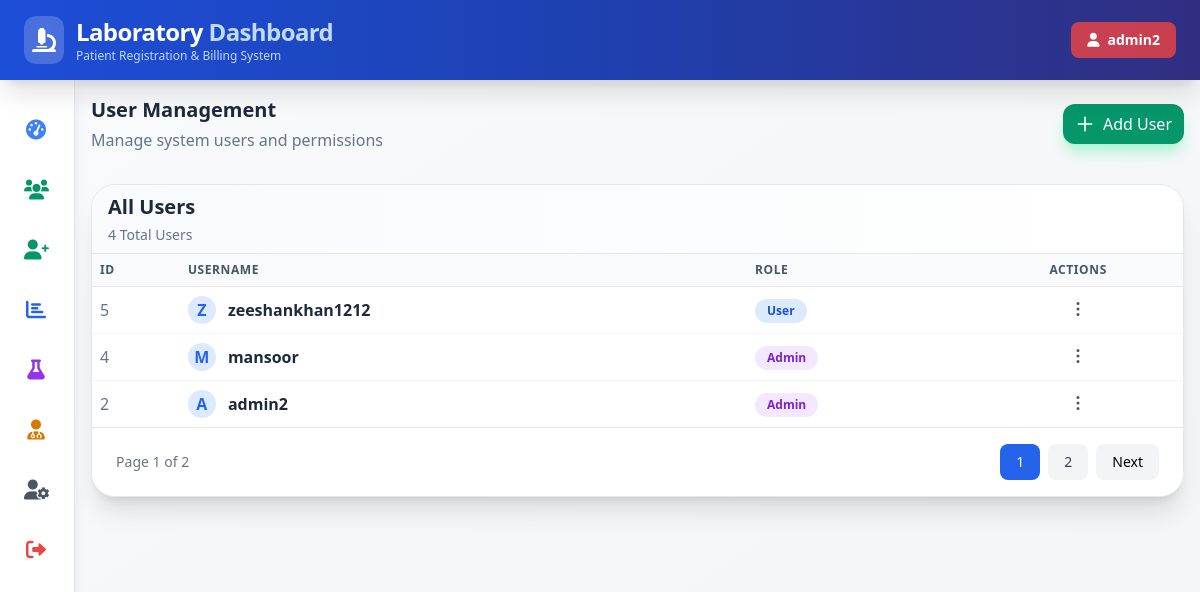
Screenshot of /pages/all_users.php (signed in) with the database file from the repository.
### tables this page shows
CREATE TABLE `users` (
  `id` int(11) NOT NULL,
  `username` varchar(50) NOT NULL,
  `password` varchar(50) NOT NULL,
  `role` int(11) NOT NULL DEFAULT 0
);

### pages/all_users.php (the view, shortened to what this page needs)
<?php
include '../config.php';
include 'header.php';
include 'sidebar.php';
$limit = 3;
$page = isset($_GET['page']) ? (int)$_GET['page'] : 1;
$offset = ($page - 1) * $limit;
$total_result = mysqli_query($conn, "SELECT COUNT(*) AS total FROM users");
$total_row = mysqli_fetch_assoc($total_result);
$total_users = $total_row['total'];
$total_pages = ceil($total_users / $limit);
$users_result = mysqli_query($conn, "
    SELECT *
    FROM users
    ORDER BY id DESC
    LIMIT $limit OFFSET $offset
");
?>
<body class="bg-slate-100 min-h-screen p-6">
    <div class="w-full">
        <div class="mb-2 flex flex-col md:flex-row md:items-center md:justify-between gap-4 p-4">
            <div>
                <h1 class="text-xl font-bold text-slate-800">User Management</h1>
                <p class="text-slate-500 mt-1">Manage system users and permissions</p>
            </div>
            <a href="add_users.php"
                class="inline-flex items-center gap-2 px-3 py-2 bg-emerald-600 hover:bg-emerald-700 text-white font-medium rounded-xl shadow-lg shadow-emerald-200 transition">
                <svg class="w-5 h-5" fill="none" stroke="currentColor" viewBox="0 0 24 24">
                    <path stroke-linecap="round" stroke-linejoin="round" stroke-width="2" d="M12 4v16m8-8H4" />
                </svg>
                Add User
            </a>
        </div>
        <div class="bg-white rounded-3xl shadow-xl overflow-hidden border border-slate-200 m-4">
            <div class="px-4 py-2 border-b bg-gradient-to-r from-slate-50 to-white flex items-center justify-between">
                <div>
                    <h2 class="text-xl font-bold text-slate-800">
                        All Users
                    </h2>
                    <p class="text-sm text-slate-500 mt-1">
                        <?php echo $total_users; ?> Total Users
                    </p>
                </div>
            </div>
            <div class="overflow-x-auto">
                <table class="w-full">
                    <thead>
                        <tr class="bg-slate-50 border-b text-slate-600 uppercase text-xs tracking-wider">
                            <th class="px-2 py-2 text-left">Id</th>
                            <th class="px-2 py-2 text-left">Username</th>
                            <th class="px-2 py-2 text-left">Role</th>
                            <th class="px-2 py-2 text-center">Actions</th>
                        </tr>
                    </thead>
                    <tbody class="divide-y divide-slate-100">
                        <?php if (mysqli_num_rows($users_result) > 0): ?>
                            <?php $i = $offset + 1;
                            while ($user = mysqli_fetch_assoc($users_result)): ?>
                                <tr class="hover:bg-slate-50 transition duration-200">
                                    <td class="px-2 py-2 text-slate-500 font-medium">
                                        <?php echo $user['id']; ?>
                                    </td>
                                    <td class="px-2 py-2">
                                        <div class="flex items-center gap-3">
                                            <div
                                                class="w-7 h-7 rounded-full bg-blue-100 text-blue-600 flex items-center justify-center font-bold">
                                                <?php echo strtoupper(substr($user['username'], 0, 1)); ?>
                                            </div>
                                            <div>
                                                <div class="font-semibold text-slate-800">
                                                    <?php echo htmlspecialchars($user['username']); ?>
                                                </div>
                                            </div>
                                        </div>
                                    </td>
                                    <td class="px-2 py-2">
                                        <?php if ($user['role'] == '1'): ?>
                                            <span
                                                class="inline-flex items-center px-3 py-1 rounded-full text-xs font-semibold bg-purple-100 text-purple-700">
                                                Admin
                                            </span>
                                        <?php else: ?>
                                            <span
                                                class="inline-flex items-center px-3 py-1 rounded-full text-xs font-semibold bg-blue-100 text-blue-700">
                                                User
                                            </span>
                                        <?php endif; ?>
                                    </td>
                                    <td class="px-2 py-2 text-center">
                                        <div class="relative inline-block text-left">
                                            <button onclick="toggleMenu(<?php echo $user['id']; ?>)"
                                                class="p-1 rounded hover:bg-gray-100">
                                                <svg class="w-5 h-5 text-gray-600" fill="currentColor" viewBox="0 0 20 20">
                                                    <path
                                                        d="M10 3a1.5 1.5 0 110 3 1.5 1.5 0 010-3zm0 5.5a1.5 1.5 0 110 3 1.5 1.5 0 010-3zm0 5.5a1.5 1.5 0 110 3 1.5 1.5 0 010-3z" />
                                                </svg>
                                            </button>
                                        </div>
                                    </td>
                                </tr>
                            <?php endwhile; ?>
                        <?php endif; ?>
                    </tbody>
                </table>
                <?php if ($total_pages > 1): ?>
                    <div class="flex items-center justify-between px-6 py-4 bg-white border-t">
                        <div class="text-sm text-gray-500">
                            Page <?php echo $page; ?> of <?php echo $total_pages; ?>
                        </div>
                        <div class="flex items-center gap-2">
                            <?php
                            $start = max(1, $page - 2);
                            $end   = min($total_pages, $page + 2);
                            for ($i = $start; $i <= $end; $i++):
                            ?>
                                <a href="?page=<?php echo $i; ?>" class="px-4 py-2 text-sm rounded-lg transition
               <?php echo ($i == $page)
                                    ? 'bg-blue-600 text-white'
                                    : 'bg-gray-100 hover:bg-gray-200 text-gray-700'; ?>">
                                    <?php echo $i; ?>
                                </a>
                            <?php endfor; ?>
                            <?php if ($page < $total_pages): ?>
                                <a href="?page=<?php echo ($page + 1); ?>"
                                    class="px-4 py-2 text-sm bg-gray-100 hover:bg-gray-200 rounded-lg transition">
                                    Next
                                </a>
                            <?php endif; ?>
                        </div>
                    </div>
                <?php endif; ?>
            </div>
        </div>
    </div>
    </div>
    <?php include 'footer.php'; ?>

### rows the page displays
users: id "5", username "Z", username "zeeshankhan1212", role "User"
users: id "4", username "M", username "mansoor", role "Admin"
users: id "2", username "A", username "admin2", role "Admin"

### other values shown
$_SESSION['admin'] "admin2"
$total_users "4"
$page "1"
$total_pages "2"
